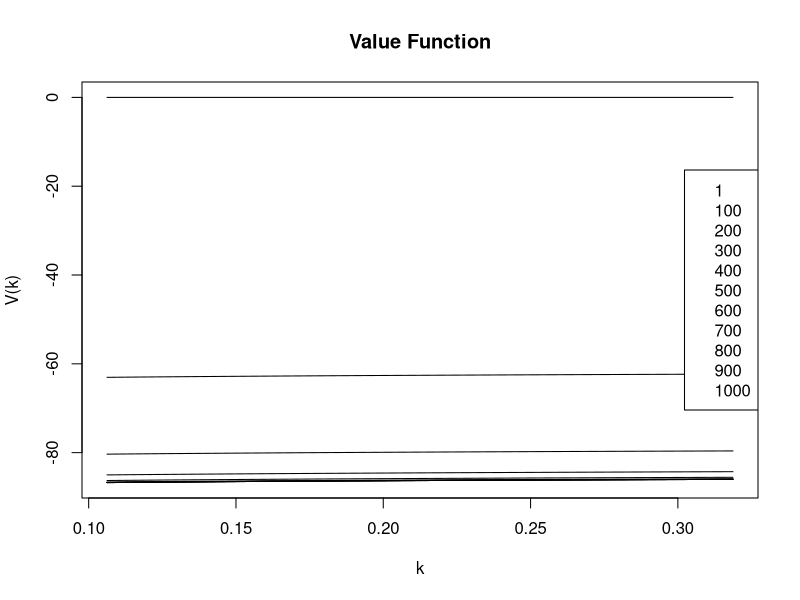
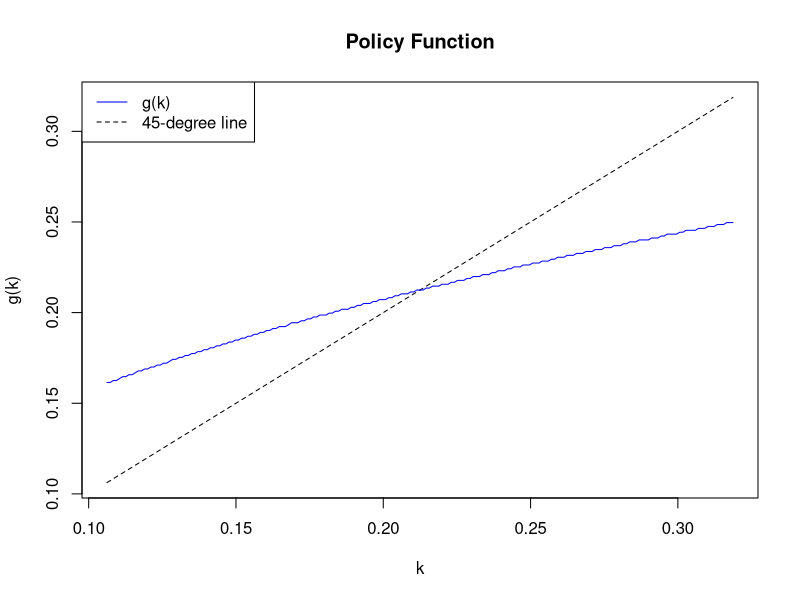

Source code (R) for these figures, in order:
# Base Model implementation in R

# Assign parameter values.
alpha = 0.400
beta  = 0.987
delta = 1.000
number_of_iterations = 1000

# Calculate the steady-state level of capital.
k_steady = ((1-beta*(1-delta))/(alpha*beta*1)) ^ (1/(alpha-1))  

# Create a range of capital values around steady-state (+/- 50%).
number_of_k_values = 201
k_low_pct = 0.50
k_high_pct = 1.50
k_values = seq(k_low_pct*k_steady, k_high_pct*k_steady, length.out=number_of_k_values)

# Initialize Value Function and Policy Function (as arrays).
Value_Function = array(0, c(number_of_iterations, number_of_k_values))
Policy_Function = array(0, c(number_of_iterations, number_of_k_values))

# Perform value function iteration.
for (iteration in 2:number_of_iterations)
  {
    for (kt0_index in 1:number_of_k_values)       # for each level of starting capital...
    {
      # Variables to store candidate optimal values for Value Function and Policy Function.
      v_max = -Inf
      kt1_optimal = 0
     
         for (kt1_index in 1:number_of_k_values)
         {
           # Get capital values from index.
           kt0 = k_values[kt0_index]
           kt1 = k_values[kt1_index]
           
           # Calculate value of Value Function for given starting capital and next period capital choice.
           new_value_function_value = log((kt0^alpha) + (1-delta)*kt0 - kt1) + beta*Value_Function[iteration-1, kt1_index]
           
           # Check if this capital choice gives highest Value Function value.
           if (new_value_function_value > v_max)
           {
             # Update candidate values.
             v_max = new_value_function_value
             kt1_optimal = kt1
           }
         }
     
     # Update Value Function and Policy Function with optimal values.
     Value_Function[iteration, kt0_index] = v_max
     Policy_Function[iteration, kt0_index] = kt1_optimal
     }
}


# Plot various iterations of the Value Function.
plot(c(min(k_values),max(k_values)), c(min(Value_Function),max(Value_Function)), type="l", col="white", # hidden values to establish plot size
     main = "Value Function", xlab="k", ylab="V(k)")
lines(k_values, Value_Function[1,])
for (iteration in seq(number_of_iterations/10,number_of_iterations, number_of_iterations/10))
{
  lines(k_values, Value_Function[iteration,])
}
legend("right", legend = c(1,seq(number_of_iterations/10,number_of_iterations, number_of_iterations/10)))


# Plot final Policy Function.
plot(k_values, k_values, type="l", lty=2, col="black",
     main = "Policy Function", xlab = "k", ylab = "g(k)")
lines(k_values, Policy_Function[number_of_iterations,], col="blue")
legend("topleft", legend = c("g(k)", "45-degree line"), col=c("blue","black"), lty=c(1,2))
